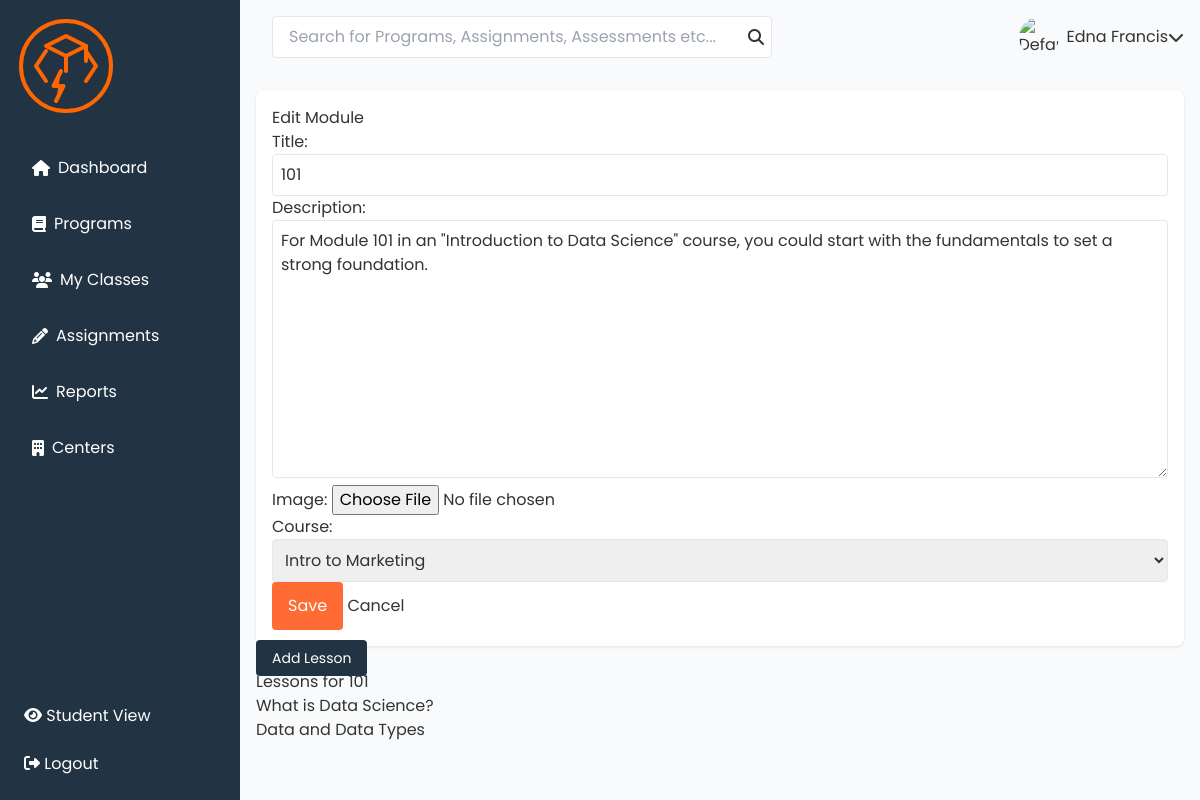
/modules/update/25/ (signed in), run on the app's committed database.
### courses/models.py (models this page shows, shortened)
class Module(models.Model):
    title = models.CharField(max_length=100)
    description = models.TextField()
    image = models.ImageField(upload_to='course_images/', max_length=500, blank=True, null=True)
    course = models.ForeignKey(Course,  related_name='modules', on_delete=models.CASCADE)
    created_at = models.DateTimeField(auto_now_add=True)
    updated_at = models.DateTimeField(auto_now=True)

class Course(models.Model):
    title = models.CharField(max_length=100)
    instructor = models.ForeignKey(User, on_delete=models.CASCADE, blank=True, null=True)
    description = models.TextField()
    image = models.ImageField(upload_to='course_images/', max_length=500, blank=True, null=True)
    enrolled_users = models.ManyToManyField(User, related_name='enrolled_courses', blank=True)
    created_at = models.DateTimeField(auto_now_add=True)
    updated_at = models.DateTimeField(auto_now=True)
    def __str__(self):
        return self.title

class Lesson(models.Model):
    module = models.ForeignKey(Module,related_name='lessons', on_delete=models.CASCADE)
    title = models.CharField(max_length=200)
    content = models.TextField()
    description = models.TextField(null=True, blank=True)
    video_url = models.URLField(blank=True, null=True, max_length=3000)
    video_file = models.FileField(upload_to='lesson_videos/', blank=True, null=True)
    image = models.ImageField(upload_to='lesson_images/', blank=True, null=True)

### courses/views.py (the view)
# urls.py: path('modules/update/<int:pk>/', module_update, name='module_update'),
@login_required
def module_update(request, pk):
    if request.user.is_instructor:
        module = get_object_or_404(Module, pk=pk)
        course = module.course
        lessons = module.lessons.all()
        if request.method == 'POST':
            form = ModuleForm(request.POST, request.FILES, instance=module)
            if form.is_valid():
                form.save()
                return redirect('courses:course_update', pk=module.course.pk)
        else:
            form = ModuleForm(instance=module)
        return render(request, 'instructors/module_form.html', {'form': form, 'course': course, 'lessons': lessons, 'module': module})
    else:
        return redirect('courses:course_list')

### courses/forms.py
class ModuleForm(forms.ModelForm):
    class Meta:
        model = Module
        fields = ['title', 'description', 'image', 'course']

### courses/templates/instructors/module_form.html
{% extends 'instructors/base.html' %} {% block content %}
<div class="form-container">
  <h1>
    {% if form.instance.pk %} Edit Module {% else %} Add Module {% endif %}
  </h1>
  <form method="post" enctype="multipart/form-data">
    {% csrf_token %} {{ form.as_p }}
    <button type="submit" class="btn-save">Save</button>
    <a href="{% url 'courses:course_list' %}">Cancel</a>
  </form>
</div>
{% if form.instance.pk %}
<div class="lessons">
  <a href="{% url 'courses:lesson_create' module.pk %}" class="btn btn-add"
    >Add Lesson</a
  >
  <h3>Lessons for {{ form.instance.title }}</h3>
  <ul>
    {% for lesson in lessons %}
    <li>
      <a href="{% url 'courses:lesson_update' lesson.pk %}" class="lesson"
        >{{ lesson.title }}</a
      >
    </li>
    {% empty %}
    <li>No lessons available for this module.</li>
    {% endfor %}
  </ul>
</div>
{% endif %} {% endblock %}

### ourusers/static/css/styles.css (style rules this page uses)
:root { --primary-color: #ff6b35; --secondary-color: #223344; --background-color: #f9fafb; --text-color: #333; --text-secondary: #666; --border-color: #e5e7eb; --sidebar-width: 240px; }
* { margin: 0; padding: 0; box-sizing: border-box; }
body { font-family: 'Poppins', sans-serif; background-color: var(--background-color); color: var(--text-color); }
.btn, .btn-edit, .btn-delete { padding: 0.5rem 1rem; border-radius: 4px; text-decoration: none; font-size: 0.875rem; cursor: pointer; }
.btn { background-color: var(--primary-color); color: white; border: none; }
form input[type="text"], form input[type="email"], form input[type="password"], form textarea, form select { width: 100%; padding: 0.5rem; border: 1px solid var(--border-color); border-radius: 4px; font-size: 1rem; }
.btn-save { background-color: var(--primary-color); color: white; border: none; padding: 0.75rem 1rem; border-radius: 4px; cursor: pointer; font-size: 1rem; text-decoration: none; display: inline-block; text-align: center; transition: background-color 0.3s ease; }
.btn-add { background-color: var(--secondary-color); margin-bottom: 1rem; }

### data on the page
Module: title "101", description "For Module 101 in an \"Introduction to Data Science\" course, you could start with the fundamentals to set a strong foundation.", course "Intro to Marketing", instance "101"
Lesson: title "What is Data Science?"
Lesson: title "Data and Data Types"
